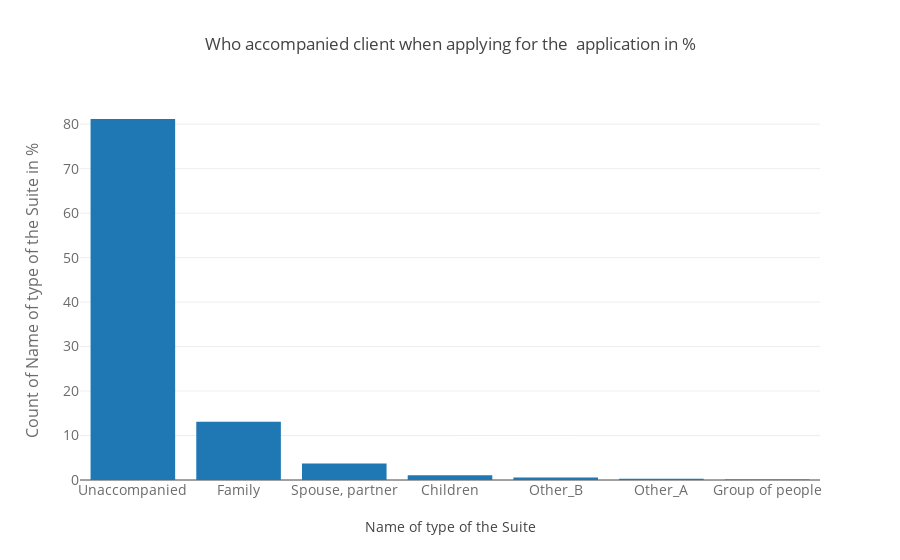

Notebook cell for this chart:
### Markdown cell above
## <a id='5-4'>5.4 Who accompanied client when applying for the  application</a>

### Code cell
temp = application_train["NAME_TYPE_SUITE"].value_counts()
#print("Total number of states : ",len(temp))
trace = go.Bar(
    x = temp.index,
    y = (temp / temp.sum())*100,
)
data = [trace]
layout = go.Layout(
    title = "Who accompanied client when applying for the  application in % ",
    xaxis=dict(
        title='Name of type of the Suite',
        tickfont=dict(
            size=14,
            color='rgb(107, 107, 107)'
        )
    ),
    yaxis=dict(
        title='Count of Name of type of the Suite in %',
        titlefont=dict(
            size=16,
            color='rgb(107, 107, 107)'
        ),
        tickfont=dict(
            size=14,
            color='rgb(107, 107, 107)'
        )
)
)
fig = go.Figure(data=data, layout=layout)
py.iplot(fig, filename='schoolStateNames')

### Figure 1 — Plotly figure (JSON) as saved in the notebook; plotly's stock layout.template omitted (floating-point values rounded to 4 significant figures)
{"data": [{"type": "bar", "uid": "04d9e852-5f11-43f5-8348-20181fb8d936", "x": ["Unaccompanied", "Family", "Spouse, partner", "Children", "Other_B", "Other_A", "Group of people"], "y": [81.16, 13.11, 3.713, 1.067, 0.578, 0.2828, 0.0885]}], "layout": {"title": {"text": "Who accompanied client when applying for the  application in % "}, "xaxis": {"tickfont": {"color": "rgb(107, 107, 107)", "size": 14}, "title": {"text": "Name of type of the Suite"}}, "yaxis": {"tickfont": {"color": "rgb(107, 107, 107)", "size": 14}, "title": {"font": {"color": "rgb(107, 107, 107)", "size": 16}, "text": "Count of Name of type of the Suite in %"}}}}
